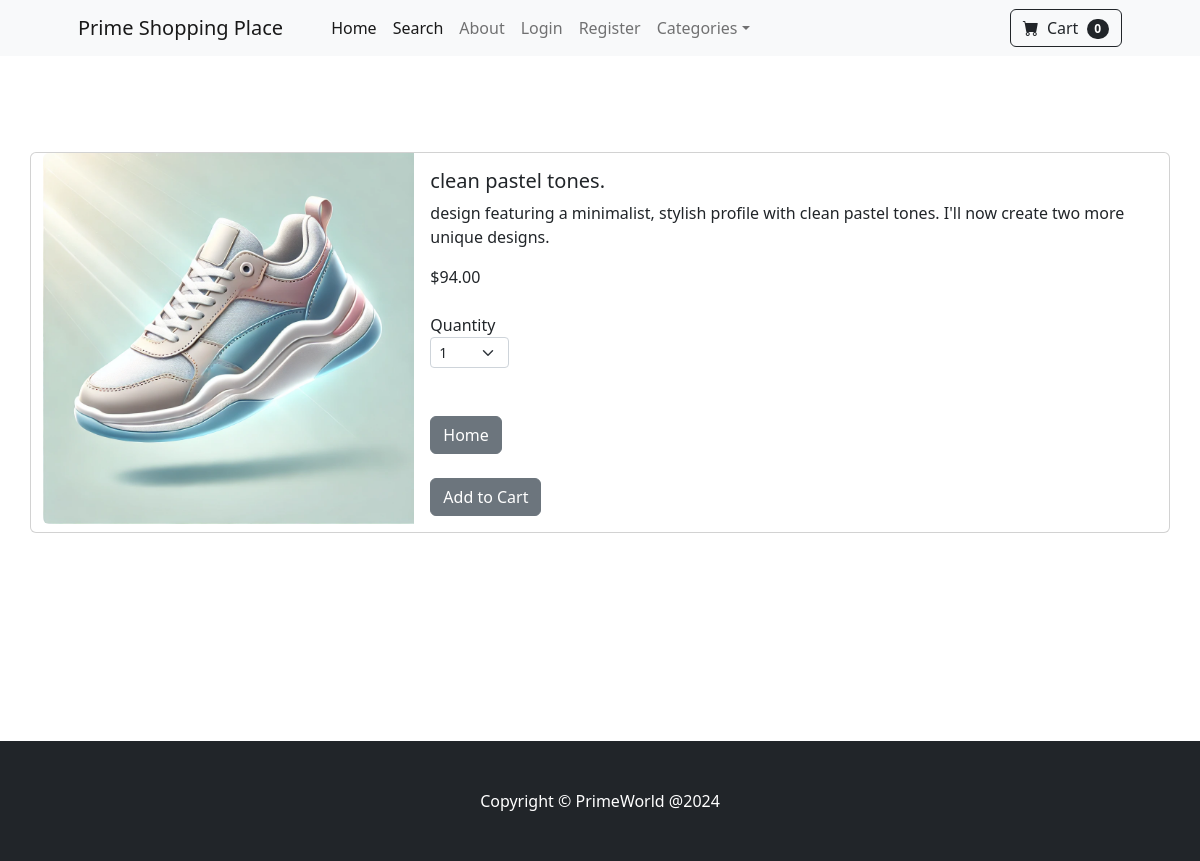
The app's page /product/3 with its own data.
### store/models.py (models this page shows, shortened)
class Product(models.Model):
    name = models.CharField(max_length=100)
    price = models.DecimalField(default=0, decimal_places=2, max_digits=8)
    category = models.ForeignKey(Category, on_delete=models.CASCADE, default=1)
    description = models.CharField(max_length=300, default="", blank=True, null=True)
    image = models.ImageField(upload_to='uploads/product/')
    is_sale = models.BooleanField(default=False)
    sale_price = models.DecimalField(default=0, decimal_places=2, max_digits=8)
    class Meta:
        verbose_name_plural = 'Product'

### store/views.py (the view)
# urls.py: path("product/<int:pk>", views.product, name='product'),
def product(request,pk):
    product = Product.objects.get(id=pk)
    return render(request, 'product.html', {'product':product})

### cart/cart.py (called while the page is built)
    def __len__(self):
        return len(self.cart)

### cart/context_processors.py (called while the page is built)
def cart(request):
    return {'cart': Cart(request)}

### store/templates/product.html (shortened to what this page needs)
{% extends 'base.html' %}
{% block content %}
<div class="container">
    <br> <br>
    <br> <br>
    <div class="row">
        <div class="card mb-3">
            <div class="row g-0">
              <div class="col-md-4">
                <img src="{{ product.image.url }}" class="img-fluid rounded-start" alt="...">
              </div>
              <div class="col-md-8">
                <div class="card-body">
                  <h5 class="card-title">{{ product.name }}</h5>
                  <p class="card-text">{{ product.description }}</p>
                  {% if product.is_sale %}
                  <div class="badge bg-light text-danger position-absolute"
                    style="top: 0.8rem; right: 0.8rem">Sales</div>
                        <strike>
                        ${{ product.price }}
                        </strike>
                        &nbsp;
                    ${{ product.sale_price }}
                    {% else %}
                        ${{ product.price }}
                    {% endif %}
                  <br> <br>
                  <div class="col-md-8">
                    <div class="col-md-2">Quantity</div>
                    <div class="col-md-2">
                  <select class="form-select form-select-sm" id="qty-cart" >
                    <option value="1">1</option>
                  </select>
                      </div>
                  </div>
                  <br> <br>
                  <a href="{% url 'home' %}" class="btn btn-secondary">Home</a>
                  <br> <br>
                  <button type="button" value="{{ product.id }}" class="btn btn-secondary" id="add-cart" >Add to Cart</button>
                </div>
              </div>
            </div>
          </div>
    </div>
    <br> <br>
    <br> <br>
    <br> <br>
    <br> <br>
</div>
{% endblock %}

### records on screen
Product: image (picture), name "clean pastel tones.", description "design featuring a minimalist, stylish profile with clean pastel tones. I'll now create two more unique designs.", price "94.00"

### other values on screen
{{ cart|length }} "0"
